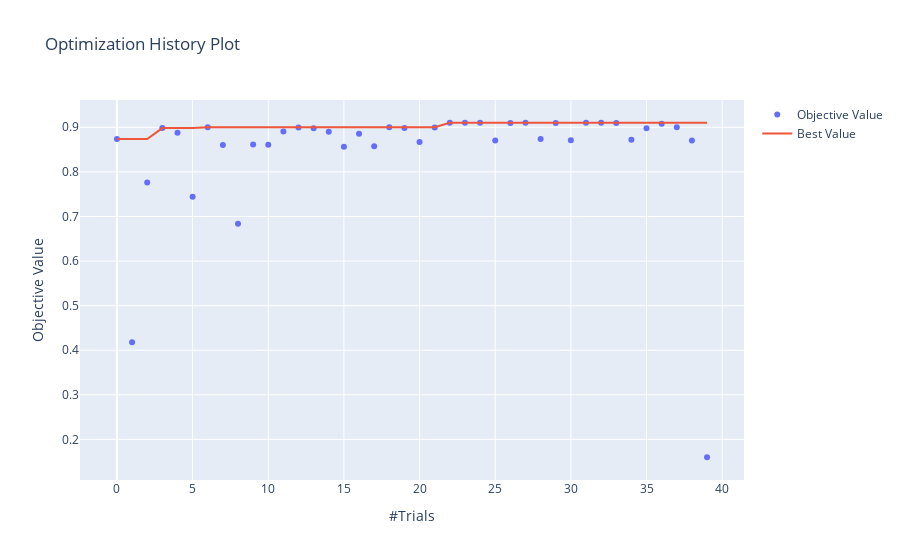
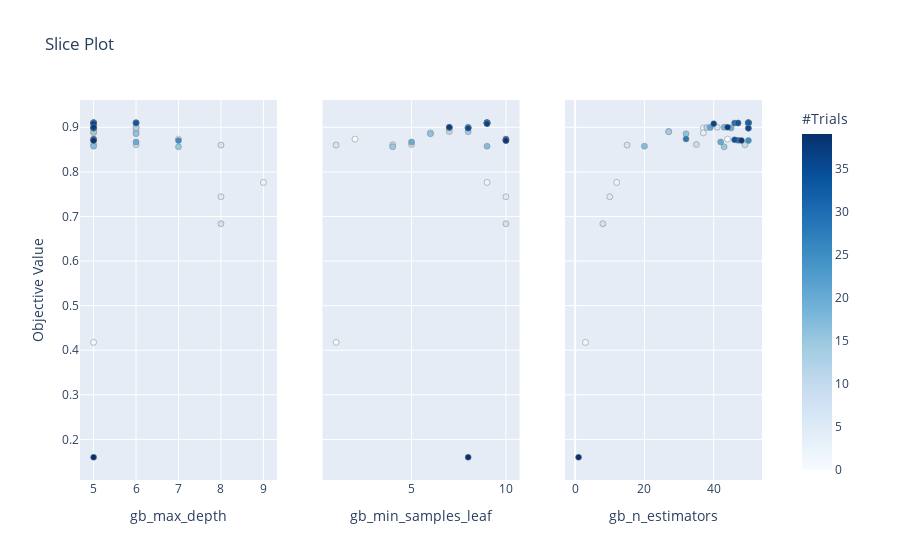
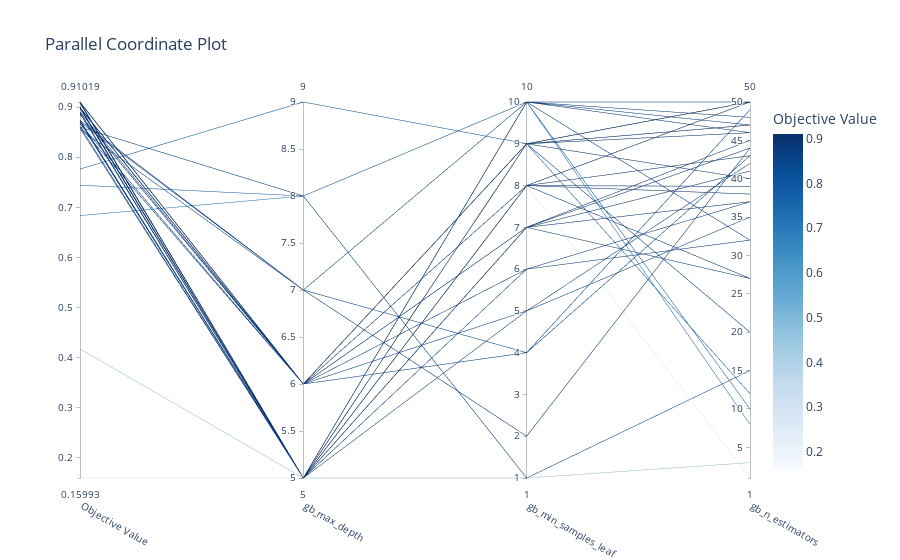

The notebook cell saved with these charts, in order:
### Code cell
# Gráficos otimização de hiperparâmetros
fig1 = optuna.visualization.plot_optimization_history(study_rc)
fig1.show()

fig2 = optuna.visualization.plot_slice(study_rc)
fig2.show()

fig3 = optuna.visualization.plot_parallel_coordinate(study_rc)
fig3.show()

### Figure 1 — Plotly figure (JSON) as saved in the notebook; plotly's stock layout.template omitted (floating-point values rounded to 4 significant figures)
{"data": [{"mode": "markers", "name": "Objective Value", "type": "scatter", "x": [0, 1, 2, 3, 4, 5, 6, 7, 8, 9, 10, 11, 12, 13, 14, 15, 16, 17, 18, 19, 20, 21, 22, 23, 24, 25, 26, 27, 28, 29, 30, 31, 32, 33, 34, 35, 36, 37, 38, 39], "y": [0.8735, 0.4176, 0.7764, 0.8982, 0.8876, 0.7442, 0.9001, 0.8601, 0.6836, 0.8614, 0.8608, 0.8906, 0.8994, 0.898, 0.89, 0.8563, 0.8855, 0.8577, 0.8999, 0.8985, 0.8671, 0.8996, 0.9102, 0.9102, 0.9102, 0.8702, 0.9095, 0.9102, 0.8738, 0.9096, 0.8707, 0.9102, 0.9102, 0.9095, 0.8719, 0.898, 0.9081, 0.9001, 0.8703, 0.1599]}, {"name": "Best Value", "type": "scatter", "x": [0, 1, 2, 3, 4, 5, 6, 7, 8, 9, 10, 11, 12, 13, 14, 15, 16, 17, 18, 19, 20, 21, 22, 23, 24, 25, 26, 27, 28, 29, 30, 31, 32, 33, 34, 35, 36, 37, 38, 39], "y": [0.8735, 0.8735, 0.8735, 0.8982, 0.8982, 0.8982, 0.9001, 0.9001, 0.9001, 0.9001, 0.9001, 0.9001, 0.9001, 0.9001, 0.9001, 0.9001, 0.9001, 0.9001, 0.9001, 0.9001, 0.9001, 0.9001, 0.9102, 0.9102, 0.9102, 0.9102, 0.9102, 0.9102, 0.9102, 0.9102, 0.9102, 0.9102, 0.9102, 0.9102, 0.9102, 0.9102, 0.9102, 0.9102, 0.9102, 0.9102]}], "layout": {"title": {"text": "Optimization History Plot"}, "xaxis": {"title": {"text": "#Trials"}}, "yaxis": {"title": {"text": "Objective Value"}}}}

### Figure 2 — Plotly figure (JSON) as saved in the notebook; plotly's stock layout.template omitted (floating-point values rounded to 4 significant figures)
{"data": [{"marker": {"color": [0, 1, 2, 3, 4, 5, 6, 7, 8, 9, 10, 11, 12, 13, 14, 15, 16, 17, 18, 19, 20, 21, 22, 23, 24, 25, 26, 27, 28, 29, 30, 31, 32, 33, 34, 35, 36, 37, 38, 39], "colorbar": {"title": {"text": "#Trials"}, "x": 1, "xpad": 40}, "colorscale": [[0, "rgb(247,251,255)"], [0.125, "rgb(222,235,247)"], [0.25, "rgb(198,219,239)"], [0.375, "rgb(158,202,225)"], [0.5, "rgb(107,174,214)"], [0.625, "rgb(66,146,198)"], [0.75, "rgb(33,113,181)"], [0.875, "rgb(8,81,156)"], [1, "rgb(8,48,107)"]], "line": {"color": "Grey", "width": 0.5}, "showscale": true}, "mode": "markers", "showlegend": false, "type": "scatter", "x": [7, 5, 9, 6, 5, 8, 5, 8, 8, 5, 6, 6, 6, 5, 5, 7, 6, 5, 5, 5, 6, 5, 5, 6, 6, 7, 6, 5, 5, 5, 5, 5, 5, 6, 5, 5, 5, 5, 5, 5], "xaxis": "x", "y": [0.8735, 0.4176, 0.7764, 0.8982, 0.8876, 0.7442, 0.9001, 0.8601, 0.6836, 0.8614, 0.8608, 0.8906, 0.8994, 0.898, 0.89, 0.8563, 0.8855, 0.8577, 0.8999, 0.8985, 0.8671, 0.8996, 0.9102, 0.9102, 0.9102, 0.8702, 0.9095, 0.9102, 0.8738, 0.9096, 0.8707, 0.9102, 0.9102, 0.9095, 0.8719, 0.898, 0.9081, 0.9001, 0.8703, 0.1599], "yaxis": "y"}, {"marker": {"color": [0, 1, 2, 3, 4, 5, 6, 7, 8, 9, 10, 11, 12, 13, 14, 15, 16, 17, 18, 19, 20, 21, 22, 23, 24, 25, 26, 27, 28, 29, 30, 31, 32, 33, 34, 35, 36, 37, 38, 39], "colorbar": {"title": {"text": "#Trials"}, "x": 1, "xpad": 40}, "colorscale": [[0, "rgb(247,251,255)"], [0.125, "rgb(222,235,247)"], [0.25, "rgb(198,219,239)"], [0.375, "rgb(158,202,225)"], [0.5, "rgb(107,174,214)"], [0.625, "rgb(66,146,198)"], [0.75, "rgb(33,113,181)"], [0.875, "rgb(8,81,156)"], [1, "rgb(8,48,107)"]], "line": {"color": "Grey", "width": 0.5}, "showscale": false}, "mode": "markers", "showlegend": false, "type": "scatter", "x": [2, 1, 9, 7, 6, 10, 7, 1, 10, 5, 4, 7, 8, 8, 8, 4, 6, 9, 8, 7, 5, 8, 9, 9, 9, 10, 9, 9, 10, 9, 10, 9, 9, 9, 10, 8, 9, 7, 10, 8], "xaxis": "x2", "y": [0.8735, 0.4176, 0.7764, 0.8982, 0.8876, 0.7442, 0.9001, 0.8601, 0.6836, 0.8614, 0.8608, 0.8906, 0.8994, 0.898, 0.89, 0.8563, 0.8855, 0.8577, 0.8999, 0.8985, 0.8671, 0.8996, 0.9102, 0.9102, 0.9102, 0.8702, 0.9095, 0.9102, 0.8738, 0.9096, 0.8707, 0.9102, 0.9102, 0.9095, 0.8719, 0.898, 0.9081, 0.9001, 0.8703, 0.1599], "yaxis": "y2"}, {"marker": {"color": [0, 1, 2, 3, 4, 5, 6, 7, 8, 9, 10, 11, 12, 13, 14, 15, 16, 17, 18, 19, 20, 21, 22, 23, 24, 25, 26, 27, 28, 29, 30, 31, 32, 33, 34, 35, 36, 37, 38, 39], "colorbar": {"title": {"text": "#Trials"}, "x": 1, "xpad": 40}, "colorscale": [[0, "rgb(247,251,255)"], [0.125, "rgb(222,235,247)"], [0.25, "rgb(198,219,239)"], [0.375, "rgb(158,202,225)"], [0.5, "rgb(107,174,214)"], [0.625, "rgb(66,146,198)"], [0.75, "rgb(33,113,181)"], [0.875, "rgb(8,81,156)"], [1, "rgb(8,48,107)"]], "line": {"color": "Grey", "width": 0.5}, "showscale": false}, "mode": "markers", "showlegend": false, "type": "scatter", "x": [44, 3, 12, 37, 37, 10, 41, 15, 8, 35, 49, 27, 38, 50, 27, 43, 32, 20, 43, 45, 42, 39, 50, 50, 50, 50, 47, 50, 32, 46, 47, 50, 50, 47, 46, 50, 40, 44, 48, 1], "xaxis": "x3", "y": [0.8735, 0.4176, 0.7764, 0.8982, 0.8876, 0.7442, 0.9001, 0.8601, 0.6836, 0.8614, 0.8608, 0.8906, 0.8994, 0.898, 0.89, 0.8563, 0.8855, 0.8577, 0.8999, 0.8985, 0.8671, 0.8996, 0.9102, 0.9102, 0.9102, 0.8702, 0.9095, 0.9102, 0.8738, 0.9096, 0.8707, 0.9102, 0.9102, 0.9095, 0.8719, 0.898, 0.9081, 0.9001, 0.8703, 0.1599], "yaxis": "y3"}], "layout": {"title": {"text": "Slice Plot"}, "xaxis": {"anchor": "y", "domain": [0, 0.2889], "title": {"text": "gb_max_depth"}}, "xaxis2": {"anchor": "y2", "domain": [0.3556, 0.6444], "title": {"text": "gb_min_samples_leaf"}}, "xaxis3": {"anchor": "y3", "domain": [0.7111, 1], "title": {"text": "gb_n_estimators"}}, "yaxis": {"anchor": "x", "domain": [0, 1], "title": {"text": "Objective Value"}}, "yaxis2": {"anchor": "x2", "domain": [0, 1], "matches": "y", "showticklabels": false}, "yaxis3": {"anchor": "x3", "domain": [0, 1], "matches": "y", "showticklabels": false}}}

### Figure 3 — Plotly figure (JSON) as saved in the notebook; plotly's stock layout.template omitted (floating-point values rounded to 4 significant figures)
{"data": [{"dimensions": [{"label": "Objective Value", "range": [0.1599, 0.9102], "values": [0.8735, 0.4176, 0.7764, 0.8982, 0.8876, 0.7442, 0.9001, 0.8601, 0.6836, 0.8614, 0.8608, 0.8906, 0.8994, 0.898, 0.89, 0.8563, 0.8855, 0.8577, 0.8999, 0.8985, 0.8671, 0.8996, 0.9102, 0.9102, 0.9102, 0.8702, 0.9095, 0.9102, 0.8738, 0.9096, 0.8707, 0.9102, 0.9102, 0.9095, 0.8719, 0.898, 0.9081, 0.9001, 0.8703, 0.1599]}, {"label": "gb_max_depth", "range": [5, 9], "values": [7, 5, 9, 6, 5, 8, 5, 8, 8, 5, 6, 6, 6, 5, 5, 7, 6, 5, 5, 5, 6, 5, 5, 6, 6, 7, 6, 5, 5, 5, 5, 5, 5, 6, 5, 5, 5, 5, 5, 5]}, {"label": "gb_min_samples_leaf", "range": [1, 10], "values": [2, 1, 9, 7, 6, 10, 7, 1, 10, 5, 4, 7, 8, 8, 8, 4, 6, 9, 8, 7, 5, 8, 9, 9, 9, 10, 9, 9, 10, 9, 10, 9, 9, 9, 10, 8, 9, 7, 10, 8]}, {"label": "gb_n_estimators", "range": [1, 50], "values": [44, 3, 12, 37, 37, 10, 41, 15, 8, 35, 49, 27, 38, 50, 27, 43, 32, 20, 43, 45, 42, 39, 50, 50, 50, 50, 47, 50, 32, 46, 47, 50, 50, 47, 46, 50, 40, 44, 48, 1]}], "labelangle": 30, "labelside": "bottom", "line": {"color": [0.8735, 0.4176, 0.7764, 0.8982, 0.8876, 0.7442, 0.9001, 0.8601, 0.6836, 0.8614, 0.8608, 0.8906, 0.8994, 0.898, 0.89, 0.8563, 0.8855, 0.8577, 0.8999, 0.8985, 0.8671, 0.8996, 0.9102, 0.9102, 0.9102, 0.8702, 0.9095, 0.9102, 0.8738, 0.9096, 0.8707, 0.9102, 0.9102, 0.9095, 0.8719, 0.898, 0.9081, 0.9001, 0.8703, 0.1599], "colorbar": {"title": {"text": "Objective Value"}}, "colorscale": [[0, "rgb(247,251,255)"], [0.125, "rgb(222,235,247)"], [0.25, "rgb(198,219,239)"], [0.375, "rgb(158,202,225)"], [0.5, "rgb(107,174,214)"], [0.625, "rgb(66,146,198)"], [0.75, "rgb(33,113,181)"], [0.875, "rgb(8,81,156)"], [1, "rgb(8,48,107)"]], "reversescale": false, "showscale": true}, "type": "parcoords"}], "layout": {"title": {"text": "Parallel Coordinate Plot"}}}
